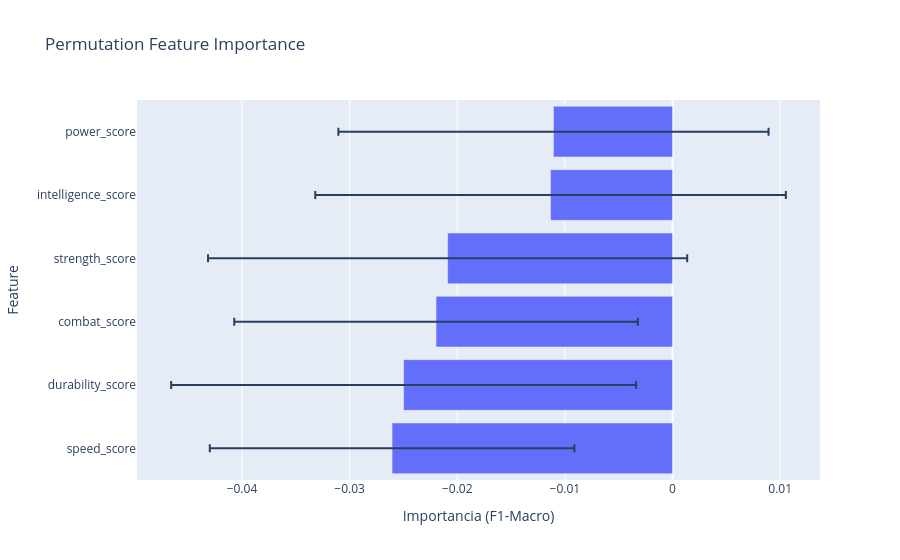

The notebook cell saved with this chart:
### Markdown cell above
---

### 4.1.2 Implementación [0.2 Puntos]

**To-do:**
- [ ] Calcular `permutation_importance` con `n_repeats=30` y `scoring="f1_macro"`.
- [ ] Graficar un boxplot horizontal con plotly (`px.bar` con `orientation='h'`) con la importancia y varianza de cada feature.

### Code cell
from sklearn.inspection import permutation_importance
import plotly.express as px

result = permutation_importance(
    lgbm_interp,
    X_test_num,
    y_test,
    n_repeats=30,
    scoring="f1_macro",
    random_state=RANDOM_STATE,
)

pfi_df = pd.DataFrame(
    {
        "feature": NUMERICAL_FEATURES,
        "importance": result.importances_mean,
        "std": result.importances_std,
    }
).sort_values("importance", ascending=True)

fig = px.bar(
    pfi_df,
    x="importance",
    y="feature",
    orientation="h",
    error_x="std",
    title="Permutation Feature Importance",
    labels={"importance": "Importancia (F1-Macro)", "feature": "Feature"},
)
fig.show()

### Figure 1 — Plotly figure (JSON) as saved in the notebook; plotly's stock layout.template omitted (floating-point values rounded to 4 significant figures)
{"data": [{"error_x": {"array": [0.01693, 0.0216, 0.01875, 0.02226, 0.02186, 0.01998]}, "hovertemplate": "Importancia (F1-Macro)=%{x}<br>Feature=%{y}<extra></extra>", "legendgroup": "", "marker": {"color": "#636efa", "pattern": {"shape": ""}}, "name": "", "orientation": "h", "showlegend": false, "textposition": "auto", "type": "bar", "x": [-0.02605, -0.02498, -0.02197, -0.02089, -0.01133, -0.01106], "xaxis": "x", "y": ["speed_score", "durability_score", "combat_score", "strength_score", "intelligence_score", "power_score"], "yaxis": "y"}], "layout": {"barmode": "relative", "legend": {"tracegroupgap": 0}, "title": {"text": "Permutation Feature Importance"}, "xaxis": {"anchor": "y", "domain": [0, 1], "title": {"text": "Importancia (F1-Macro)"}}, "yaxis": {"anchor": "x", "domain": [0, 1], "title": {"text": "Feature"}}}}
